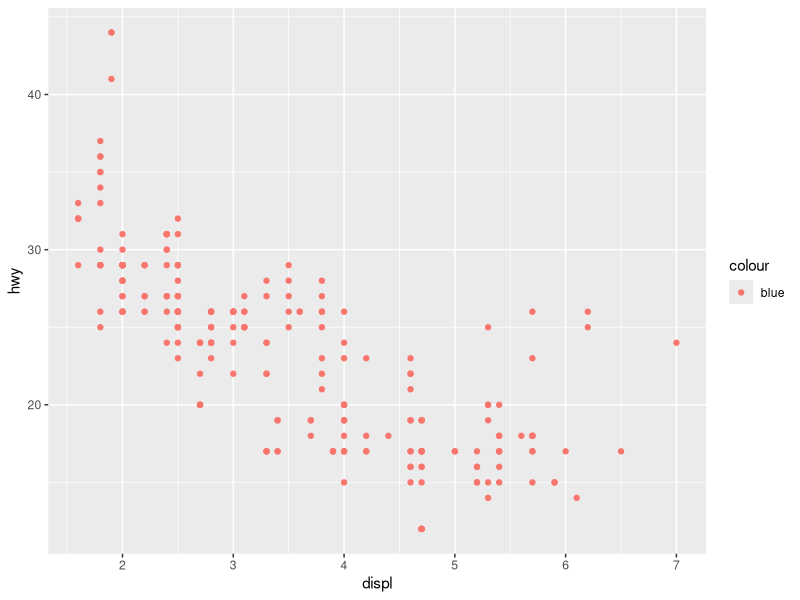
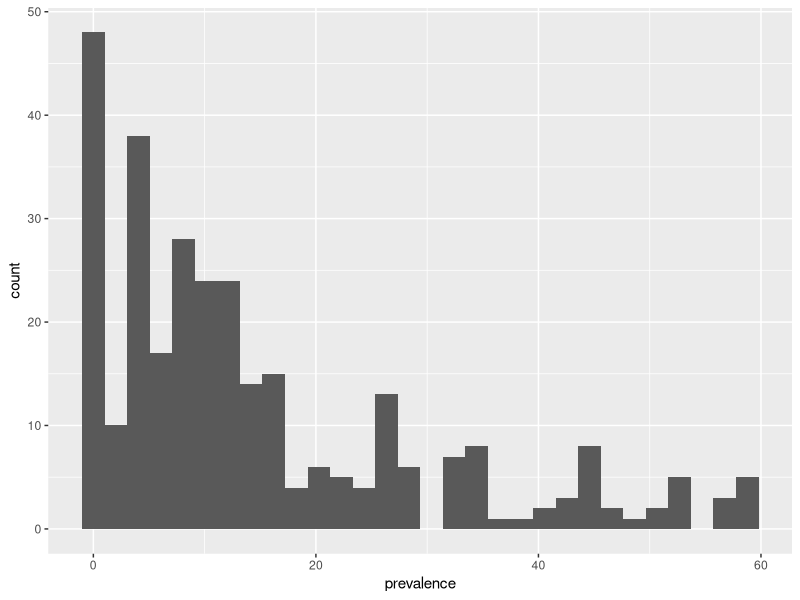
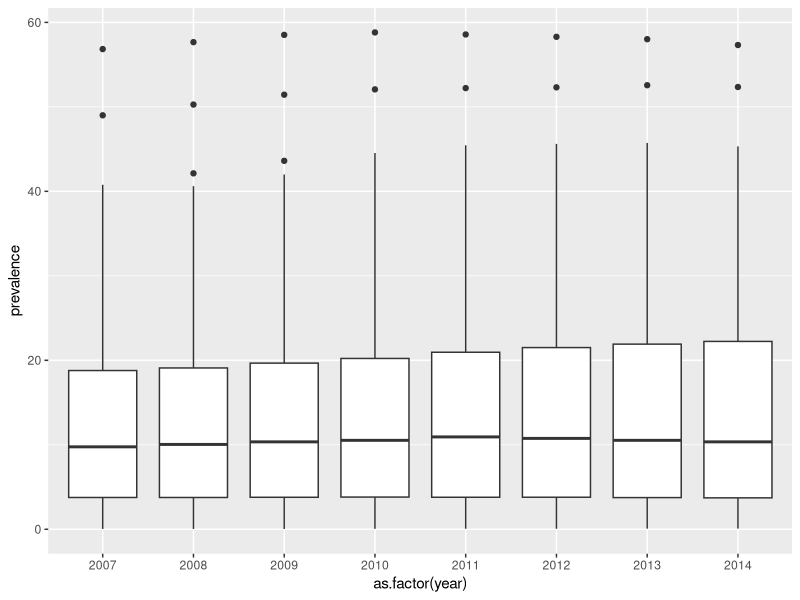
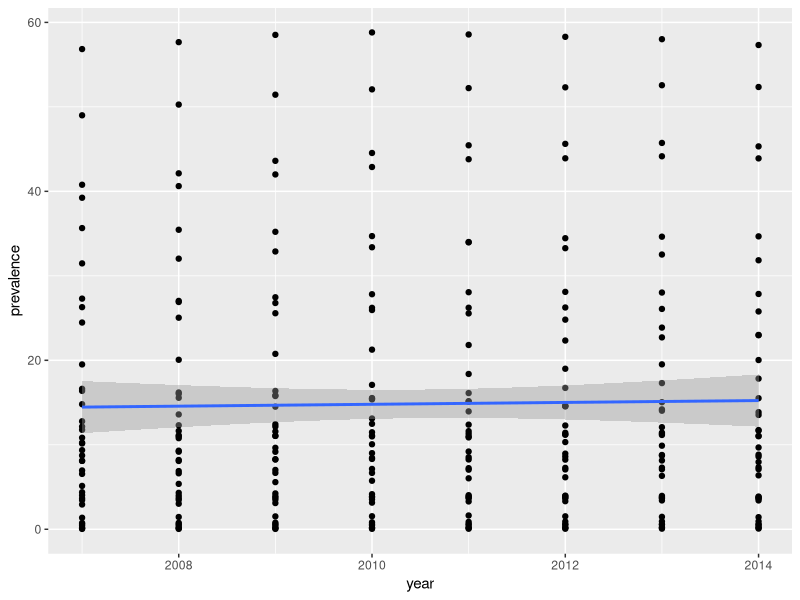
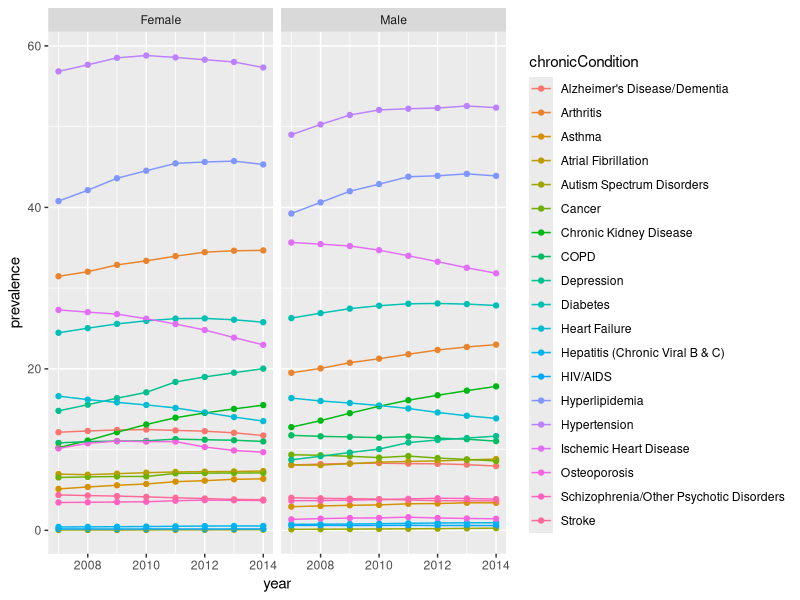

Reproduce these figures in R, in order.
library(tidyverse)
# Change this to match where your chronic-conditions.csv file is saved
setwd('~/dept-drive/Mark N/zMisc/training/Intermountain/Intro to R/data')
ccdat <- read.csv("chronic-conditions.csv")

trim <- function (x) gsub("^\\s+|\\s+$", "", x)

ccdat <- ccdat %>% 
  mutate(state=trim(state), 
         year=as.numeric(year))

alldat <- ccdat %>% 
  filter(age=="All", state=="National")

ut.diabetes <- ccdat %>% 
  filter(state=="Utah", age=="All", chronicCondition=="Diabetes")

## Set 0 Exercises ---------------------------------
# 1. Run `ggplot(data = mpg)`. What do you see?


# 2. How many rows are in `mpg`? How many columns?


# 3. What does the `drv` variable describe? Read the help for `?mpg` to find out.


# 4. Make a scatterplot of `hwy` vs `cyl`.


# 5. What happens if you make a scatterplot of `class` vs `drv`? Why is the plot not useful?



## Set 1 Exercises ---------------------------------
#1. What’s gone wrong with this code? Why are the points not blue?
ggplot(data = mpg) + 
  geom_point(mapping = aes(x = displ, y = hwy, color = "blue"))


# 2. Which variables in `mpg` are categorical? Which variables are continuous? (Hint: type `?mpg` to read the documentation for the dataset). How can you see this information when you run `print(mpg)` or just `mpg`?


# 3. Map a continuous variable to `color`, `size`, and `shape`. How do these aesthetics behave differently for categorical vs. continuous variables?


# 4. What happens if you map the same variable to multiple aesthetics?


# 5. What does the stroke aesthetic do? What shapes does it work with? (Hint: use `?geom_point`)


# 6. What happens if you map an aesthetic to something other than a variable name, like `aes(colour = displ < 5)`? Note, you’ll also need to specify x and y.



## Set 2 Exercises ---------------------------------
# Consider the following code for exercises 1-3:
ggplot(data = alldat) + 
  geom_histogram(mapping = aes(x=prevalence))

# 1. What happens when you add the `geom_histogram(binwidth=5)` mapping?


# 2. What happens when you change the geometric object to `geom_density()`?


# 3. Can you tweak the code from exercise 2 to generate the density by `gender`?



## Set 3 Exercises ---------------------------------
# 1. What `geom` would you use to draw a line chart? A boxplot? A histogram? An area chart?


# 2. What happens when you exclude `as.factor()` and run the following code?
ggplot(data = alldat) + 
  geom_boxplot(mapping = aes(x=as.factor(year), y=prevalence))


# 3. What happens when you consolidate both of the the `mapping` arguments into the `ggplot()` function?
ggplot(data = alldat) + 
  geom_point(mapping = aes(x=year,y=prevalence)) + 
  geom_smooth(mapping = aes(x=year,y=prevalence), method=lm)


# 4. What does `method=lm` do in the code above? What happens when you remove it?


# 5. Use `alldat` and generate a combined scatter plot and line graph colored by `chronicCondition`. What do you see?  Are there any issues?



## Set 4 Exercises ---------------------------------
# 1. Take the following example and switch the `color` and `facet` variables. Which plot do you prefer and why?
ggplot(data = alldat, mapping = aes(x=year, y=prevalence, color=chronicCondition)) + 
  geom_point() + 
  geom_line() + 
  facet_wrap(~gender)


# 2. For exercise 1, what happens when you add `ncol=4` to the `facet_wrap()` function?
  